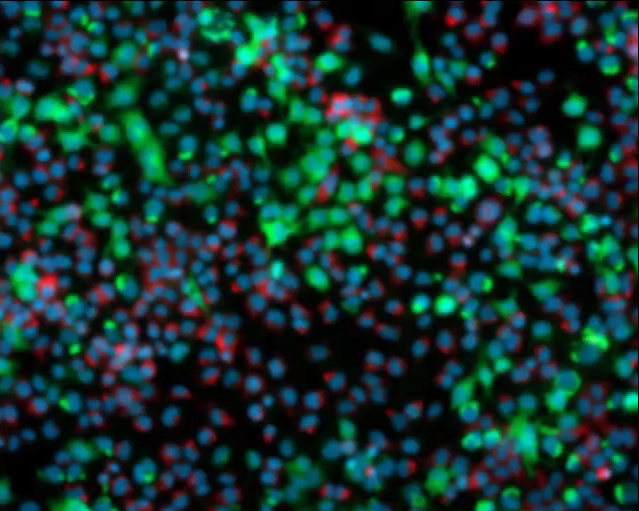
#> input picture images/test_image.jpg, 639 x 511 px
$ python 03.understanding-digital-images.py
#> lines starting #> are read from the running program, lines starting #| are printed output that depends on the picture; after the words box and inside, x2 and y2 are one past the last pixel; in counts of white or black regions, pixels touching at a corner belong together
from skimage import io, img_as_float
import numpy as np
from matplotlib import pyplot as plt

my_image = io.imread("images/test_image.jpg")
#> my_image is the input picture: shape (511, 639, 4); mean R, G, B, A 19.1, 52.8, 48.2, 255
#print(my_image)
print(my_image.min(), my_image.max())
#| 0 255
#plt.imshow(my_image)

my_image[10:200, 10:200, :] = [255, 255, 0,255]  #Alpha da olduğu için biz sona 255 ekledik, 0 yazsaydık beyaz kare olurdu
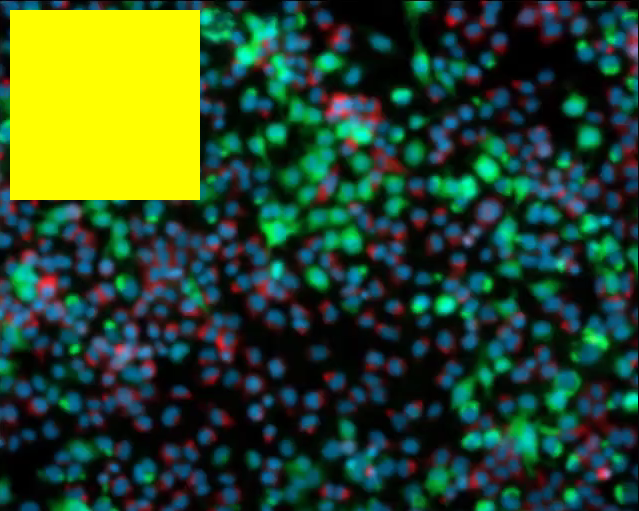
#> my_image: shape (511, 639, 4); 11.06% of pixels changed, all inside (x1, y1, x2, y2) = (10, 10, 200, 200)

plt.imshow(my_image)


"""
my_float_image = img_as_float(my_image)
print(my_float_image.min(), my_float_image.max())
plt.imshow(my_float_image) #my_image ile aynı
"""

"""
random_image = np.random.random([500, 500])
plt.imshow(random_image)
print(random_image.min(), random_image.max())
"""
